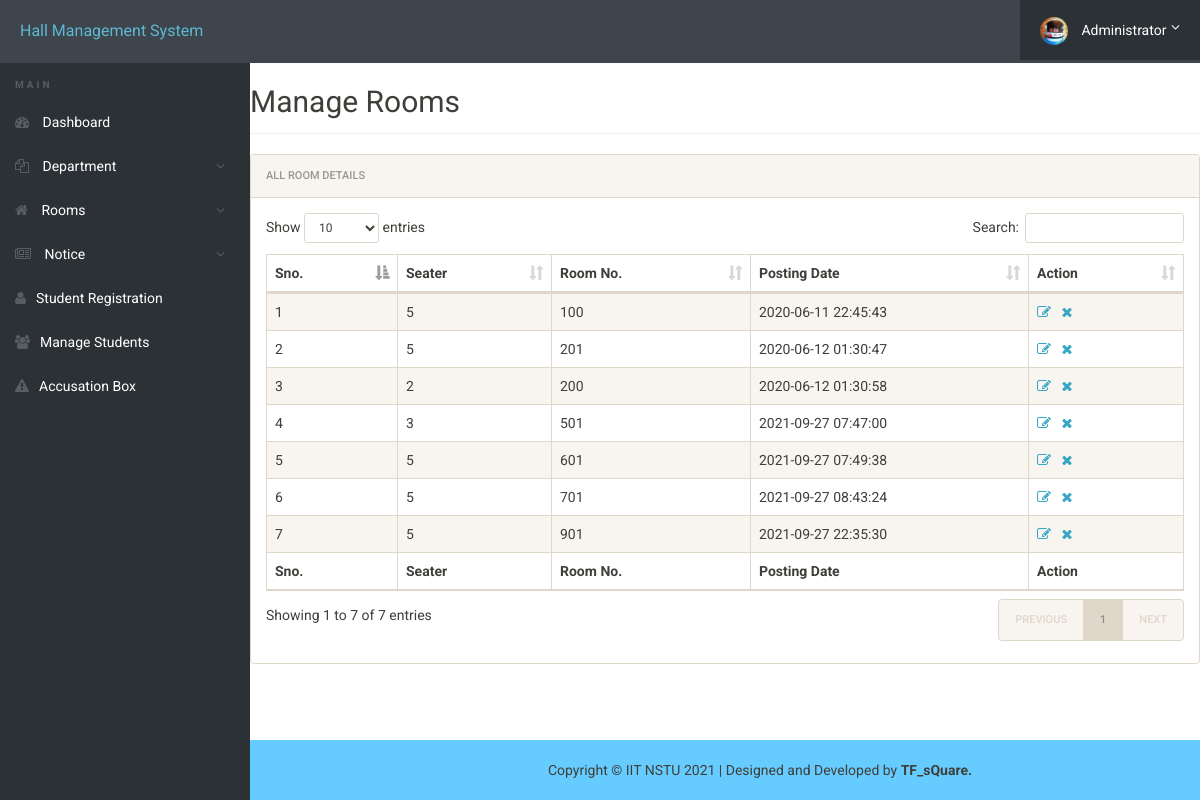
Page /admin/manage-rooms.php (signed in) on the committed database.
### tables this page shows
CREATE TABLE `rooms` (
  `id` int(11) NOT NULL,
  `seater` int(11) NOT NULL,
  `room_no` int(11) NOT NULL,
  `posting_date` timestamp NOT NULL DEFAULT current_timestamp()
);

### admin/manage-rooms.php (the view, shortened to what this page needs)
<?php
include('includes/config.php');
?>
<!doctype html>
<html lang="en" class="no-js">
<head>
	<link rel="stylesheet" href="css/font-awesome.min.css">
	<link rel="stylesheet" href="css/bootstrap.min.css">
	<link rel="stylesheet" href="css/dataTables.bootstrap.min.css">
	<link rel="stylesheet" href="css/bootstrap-social.css">
	<link rel="stylesheet" href="css/bootstrap-select.css">
	<link rel="stylesheet" href="css/fileinput.min.css">
	<link rel="stylesheet" href="css/awesome-bootstrap-checkbox.css">
	<link rel="stylesheet" href="css/style.css">
</head>
<body>
	<?php include('includes/header.php');?>
	<div class="ts-main-content div-space">
		<?php include('includes/sidebar.php');?>
		<div class="content-wrapper" style="margin-top:50px;>
			<div class=" container-fluid">
			<div class="row">
				<div class="col-md-12">
					<h2 class="page-title">Manage Rooms</h2>
					<div class="panel panel-default">
						<div class="panel-heading">All Room Details</div>
						<div class="panel-body">
							<table id="zctb" class="display table table-striped table-bordered table-hover" cellspacing="0" width="100%">
								<thead>
									<tr>
										<th>Sno.</th>
										<th>Seater</th>
										<th>Room No.</th>
										<th>Posting Date </th>
										<th>Action</th>
									</tr>
								</thead>
								<tfoot>
									<tr>
										<th>Sno.</th>
										<th>Seater</th>
										<th>Room No.</th>
										<th>Posting Date </th>
										<th>Action</th>
									</tr>
								</tfoot>
								<tbody>
									<?php
$mng_room_query="SELECT * FROM rooms";
$data=$mysqli->query($mng_room_query);
$cnt=1;
while($row=$data->fetch_object())
	  {
	  	?>
									<tr>
										<td><?php echo $cnt;;?></td>
										<td><?php echo $row->seater;?></td>
										<td><?php echo $row->room_no;?></td>
										<td><?php echo $row->posting_date;?></td>
										<td><a href="edit-room.php?id=<?php echo $row->id;?>"><i class="fa fa-edit"></i></a>&nbsp;&nbsp;
											<a href="delete-room.php?del=<?php echo $row->id;?>" onclick="return confirm(" Do you want to delete");"><i class="fa fa-close"></i></a>
										</td>
									</tr>
									<?php
$cnt=$cnt+1;
									 } ?>
								</tbody>
							</table>
						</div>
					</div>
				</div>
			</div>
		</div>
	</div>
<?php include("includes/footer.php");?>
</body>
</html>

### admin/css/style.css (style rules this page uses)
html { font-size: 14px; }
@media only screen and (min-width: 480px) { html { font-size: 17px; } }
@media only screen and (min-width: 768px) { html { font-size: 14px; } }
body { font-size: 1em; }
a { color: #37a6c4; }
.panel { overflow: hidden; }
.page-title { padding-bottom: 15px; margin-bottom: 20px; border-bottom: 1px solid #f0f0f0; }
.ts-main-content .content-wrapper { padding-top: 15px; margin-top: 10px; }
@media only screen and (min-width: 992px) { .ts-main-content .content-wrapper { margin-left: 250px; } }
.div-space { margin-bottom: 100px; }

### rows in the picture
rooms: seater "5", room_no "100", posting_date "2020-06-11 22:45:43"
rooms: seater "5", room_no "201", posting_date "2020-06-12 01:30:47"
rooms: seater "2", room_no "200", posting_date "2020-06-12 01:30:58"
rooms: seater "3", room_no "501", posting_date "2021-09-27 07:47:00"
rooms: seater "5", room_no "601", posting_date "2021-09-27 07:49:38"
rooms: seater "5", room_no "701", posting_date "2021-09-27 08:43:24"
rooms: seater "5", room_no "901", posting_date "2021-09-27 22:35:30"
